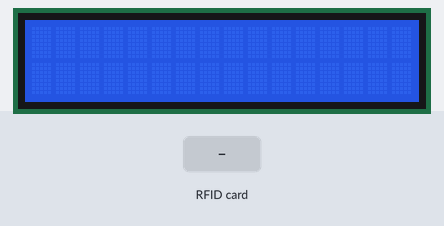
Simulated run of this sketch. Board: Arduino Uno, built with avr-gcc and run on an emulated ATmega328P. Shown: 16×2 character LCD. The test bench sets the inputs (shaded band). What the sketch prints to the serial monitor is not drawn.

Above: at 1.3 s.
1.4 s: RFID card 5E 7A 19 C4 held to the reader
At 2.2 s:
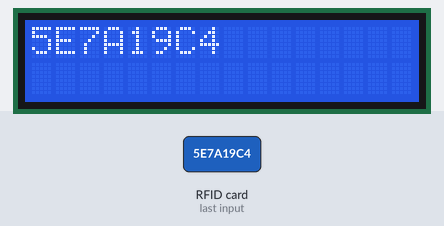
Timing chart, 0 to 4.4 s (numbered marks = the images above; inputs shaded):
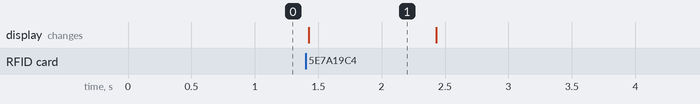

The sketch:

LCD_RFID.ino
```cpp
#include <SPI.h>
#include <MFRC522.h>
#include <LiquidCrystal.h>

#define RST_PIN 9
#define SS_PIN 10
#define DEBOUNCE_TIME 1000

class RFIDHandler {
private:
  MFRC522 mfrc;
  bool isCardPresent = false;
  bool wasCardPresent = false;
  unsigned long lastSeen = 0;

public:
  String UID = "";  // UID 정보를 외부에서 접근 가능하게

  RFIDHandler(byte ssPin, byte rstPin) : mfrc(ssPin, rstPin) {}

  void begin() {
    mfrc.PCD_Init();
  }

  void update() {
    byte bufferATQA[2];
    byte bufferSize = sizeof(bufferATQA);
    MFRC522::StatusCode status = mfrc.PICC_RequestA(bufferATQA, &bufferSize);

    if (status == MFRC522::STATUS_OK) {
      lastSeen = millis();
      isCardPresent = true;
    } else {
      if (isCardPresent && millis() - lastSeen > DEBOUNCE_TIME) {
        isCardPresent = false;
      }
    }

    if (isCardPresent && !wasCardPresent) {
      if (mfrc.PICC_ReadCardSerial()) {
        UID = getUIDString();  // UID 멤버 변수에 저장
        Serial.println("card detected");
        Serial.print("UID: ");
        Serial.println(UID);
      } else {
        Serial.println("read failed");
        UID = "";
      }
      wasCardPresent = true;
    }

    if (!isCardPresent && wasCardPresent) {
      Serial.println("card removed");
      wasCardPresent = false;
      UID = "";
    }
  }

  String getUIDString() {
    String uid = "";
    for (byte i = 0; i < mfrc.uid.size; i++) {
      if (mfrc.uid.uidByte[i] < 0x10) uid += "0";
      uid += String(mfrc.uid.uidByte[i], HEX);
    }
    uid.toUpperCase();
    return uid;
  }
};

RFIDHandler rfid(SS_PIN, RST_PIN);
LiquidCrystal lcd(2,3,4,5,6,7);

void setup() {
  // put your setup code here, to run once:
  Serial.begin(9600);
  SPI.begin();
  rfid.begin();
  lcd.begin(16,2);
  Serial.println("RFID initialized");
}
String lastUID = "";
void loop() {
  // put your main code here, to run repeatedly:
  rfid.update();
  if (rfid.UID != lastUID) {
    lcd.clear();
    lcd.setCursor(0, 0);
    lcd.print(rfid.UID);
    lastUID = rfid.UID;
  }
}
```

Measured:
- after the input at 1.4 s, the display: changes at once (image 1)
- what the display in image 1 shows lasts 1.0 s, from 1.4 s to 2.4 s
